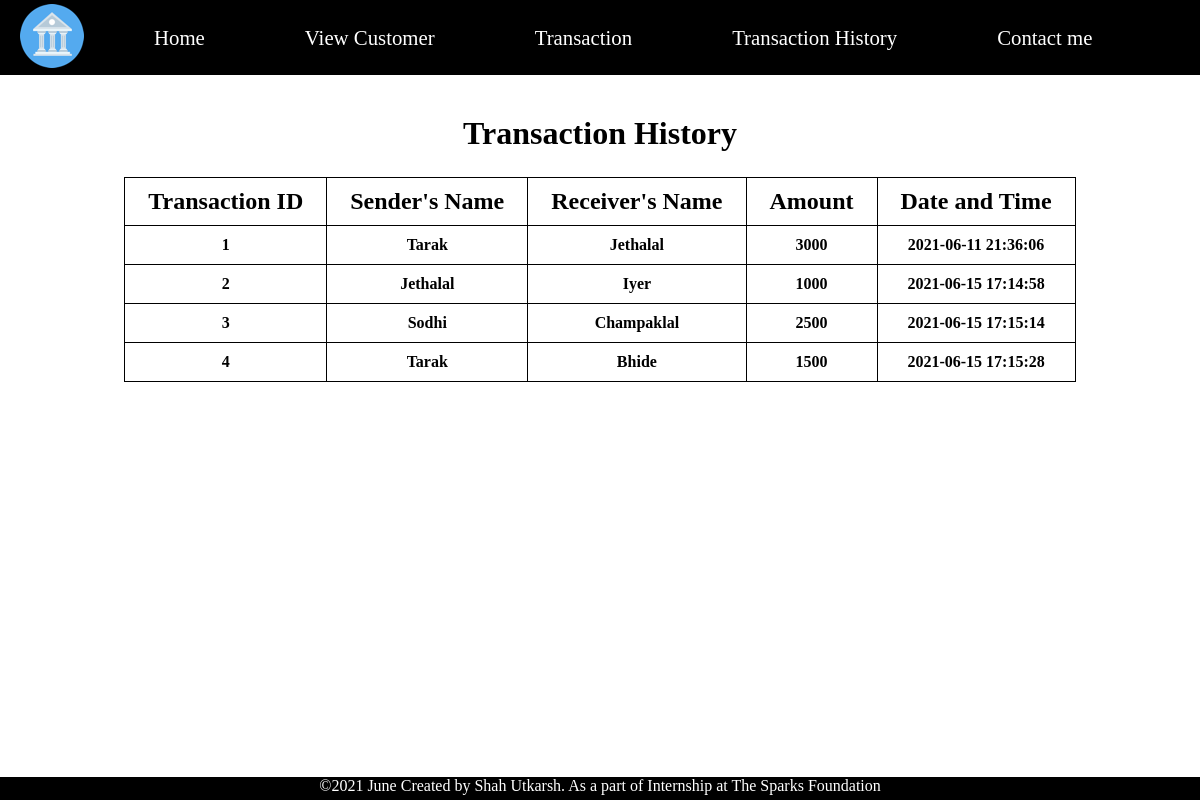
The page /history.php on the database its author committed.
### tables this page shows
CREATE TABLE `transaction_history` (
  `id` int(11) NOT NULL,
  `sendername` varchar(20) NOT NULL,
  `receivername` varchar(20) NOT NULL,
  `amount` int(11) NOT NULL,
  `time` datetime NOT NULL
);

### history.php (the view, shortened to what this page needs)
<?php
include "nav.php";
include "connection.php";
$sql = "Select * from transaction_history";
$result = $conn->query($sql);
?>
<html>
    <head>
        <link rel="stylesheet" href="style.css">
    </head>
    <body>
        <div id="history">
        <h1 class="center">Transaction History</h1>
            <table align="center"  class="centertable">
                <thead>
                    <tr>
                        <th><h2>Transaction ID</h2></th>
                        <th><h2>Sender's Name</h2></th>
                        <th><h2>Receiver's Name</h2></th>
                        <th><h2>Amount</h2></th>
                        <th><h2>Date and Time</h2></th>
                    </tr>
                </thead>
                <tbody>
<?php
while($rows =mysqli_fetch_assoc($result)){
?>
            <tr>
                <td><?php echo $rows["id"] ?></td>
                <td><?php echo $rows["sendername"] ?></td>
                <td><?php echo $rows["receivername"] ?></td>
                <td><?php echo $rows["amount"] ?></td>
                <td><?php echo $rows["time"] ?></td>
            </tr>
    <?php } ?>
                </tbody>
            </table>
        </div>
    </body>
</html>
<?php
include "footer.php";
?>

### style.css (style rules this page uses)
* { margin: 0; padding: 0; }
#viewcustomer table th, td { color: rgb(0, 0, 0); font-weight: bold; text-align: center; }
#history { margin-top: 75px; }
#history::before { content: ""; background: url("./images/background.jpg") no-repeat center center/cover; position: fixed; top: 0px; left: 0px; width: 100%; height: 761px; opacity: 0.4; z-index: -1; }
#history table { margin-top: 25px; border-spacing: 30px; border-collapse: collapse; }
#history table td, th { border: 1px solid black; padding: 10px 23px; text-align: center; }
#history table th, td { color: rgb(0, 0, 0); font-weight: bold; }
#history h1 { padding-top: 40px; }
.center { text-align: center; }
.centertable { margin-left: auto; margin-right: auto; }

### rows shown on the page
transaction_history: id "1", sendername "Tarak", receivername "Jethalal", amount "3000", time "2021-06-11 21:36:06"
transaction_history: id "2", sendername "Jethalal", receivername "Iyer", amount "1000", time "2021-06-15 17:14:58"
transaction_history: id "3", sendername "Sodhi", receivername "Champaklal", amount "2500", time "2021-06-15 17:15:14"
transaction_history: id "4", sendername "Tarak", receivername "Bhide", amount "1500", time "2021-06-15 17:15:28"
